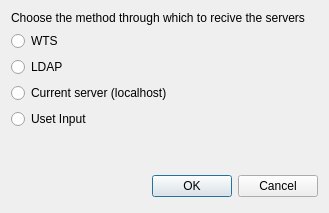
<?xml version="1.0" encoding="UTF-8"?>
<ui version="4.0">
 <class>ChoiceRceivingMethod</class>
 <widget class="QDialog" name="ChoiceRceivingMethod">
  <property name="windowModality">
   <enum>Qt::ApplicationModal</enum>
  </property>
  <property name="geometry">
   <rect>
    <x>0</x>
    <y>0</y>
    <width>329</width>
    <height>213</height>
   </rect>
  </property>
  <property name="windowTitle">
   <string>ChoiceRceivingMethod</string>
  </property>
  <layout class="QVBoxLayout" name="verticalLayout">
   <item>
    <widget class="QLabel" name="label">
     <property name="maximumSize">
      <size>
       <width>16777215</width>
       <height>20</height>
      </size>
     </property>
     <property name="text">
      <string>Choose the method through which to recive the servers</string>
     </property>
    </widget>
   </item>
   <item>
    <widget class="QRadioButton" name="wtsRadio">
     <property name="text">
      <string>WTS</string>
     </property>
    </widget>
   </item>
   <item>
    <widget class="QRadioButton" name="ldapRadio">
     <property name="text">
      <string>LDAP</string>
     </property>
    </widget>
   </item>
   <item>
    <widget class="QRadioButton" name="currentRadio">
     <property name="text">
      <string>Current server (localhost)</string>
     </property>
    </widget>
   </item>
   <item>
    <widget class="QRadioButton" name="userRadio">
     <property name="text">
      <string>Uset Input</string>
     </property>
    </widget>
   </item>
   <item>
    <spacer name="verticalSpacer">
     <property name="orientation">
      <enum>Qt::Vertical</enum>
     </property>
     <property name="sizeHint" stdset="0">
      <size>
       <width>20</width>
       <height>40</height>
      </size>
     </property>
    </spacer>
   </item>
   <item>
    <layout class="QHBoxLayout">
     <property name="spacing">
      <number>6</number>
     </property>
     <property name="margin" stdset="0">
      <number>0</number>
     </property>
     <item>
      <spacer>
       <property name="orientation">
        <enum>Qt::Horizontal</enum>
       </property>
       <property name="sizeHint" stdset="0">
        <size>
         <width>131</width>
         <height>31</height>
        </size>
       </property>
      </spacer>
     </item>
     <item>
      <widget class="QPushButton" name="okButton">
       <property name="text">
        <string>OK</string>
       </property>
      </widget>
     </item>
     <item>
      <widget class="QPushButton" name="cancelButton">
       <property name="text">
        <string>Cancel</string>
       </property>
      </widget>
     </item>
    </layout>
   </item>
  </layout>
 </widget>
 <layoutdefault spacing="6" margin="11"/>
 <resources/>
 <connections/>
</ui>
